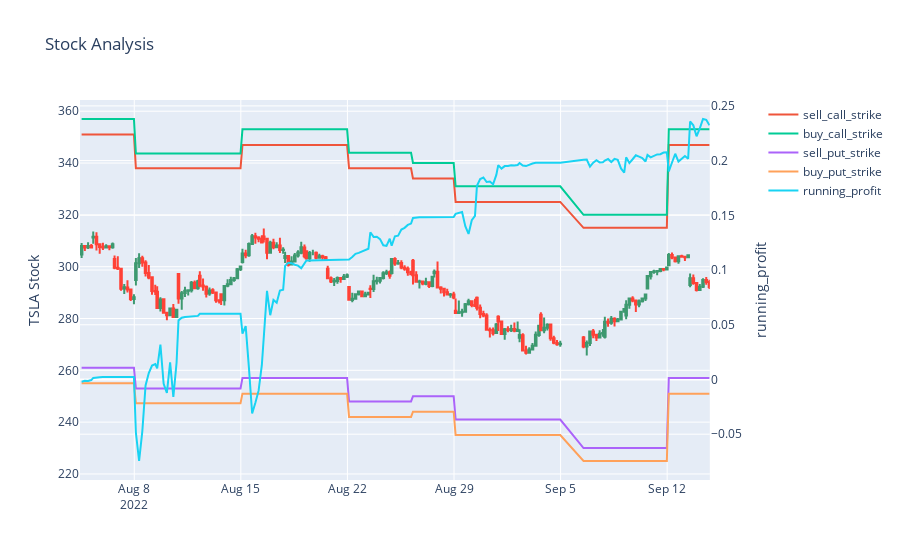

Notebook source saved alongside this figure:
### Code cell
ic_strat = IronCondors(long_offset=15, short_offset=15, qbw=qbw)
ic = measure_period_profit(tsla,  
    ic_strat,
    expiration='week',
    update_freq='once')
plots.plot_candles_and_profit(ic, lines=ic_strat.legs)

### Figure 1 — Plotly figure (JSON) as saved in the notebook; plotly's stock layout.template omitted (floating-point values rounded to 4 significant figures; data arrays with more than 128 entries replaced by an {"elided": "..."} marker saying what was removed)
{"data": [{"close": {"elided": "200 float values"}, "high": {"elided": "200 float values"}, "low": {"elided": "200 float values"}, "open": {"elided": "200 float values"}, "showlegend": false, "type": "candlestick", "x": {"elided": "200 str values"}, "xaxis": "x", "yaxis": "y"}, {"name": "sell_call_strike", "type": "scatter", "x": {"elided": "200 str values"}, "y": {"elided": "200 int values"}}, {"name": "buy_call_strike", "type": "scatter", "x": {"elided": "200 str values"}, "y": {"elided": "200 float values"}}, {"name": "sell_put_strike", "type": "scatter", "x": {"elided": "200 str values"}, "y": {"elided": "200 int values"}}, {"name": "buy_put_strike", "type": "scatter", "x": {"elided": "200 str values"}, "y": {"elided": "200 float values"}}, {"name": "running_profit", "type": "scatter", "x": {"elided": "200 str values"}, "xaxis": "x", "y": {"elided": "200 float values"}, "yaxis": "y2"}], "layout": {"title": {"text": "Stock Analysis"}, "xaxis": {"anchor": "y", "domain": [0, 0.94], "rangebreaks": [{"bounds": ["sat", "mon"]}, {"bounds": [16.1, 9.5], "pattern": "hour"}], "rangeslider": {"visible": false}}, "yaxis": {"anchor": "x", "domain": [0, 1], "title": {"text": "TSLA Stock"}}, "yaxis2": {"anchor": "x", "overlaying": "y", "side": "right", "title": {"text": "running_profit"}}}}
